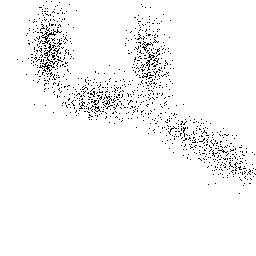
%> input picture week4/Clustering/4cov.PGM, 256 x 256 px; its folder holds 4 pictures in this run
$ octave assignment4.m   (GNU Octave 9; MATLAB toolbox functions it lacks are replaced by stand-ins)
%> lines starting %> are read from the running program, lines starting %| are printed output that depends on the picture; in (x1, y1, x2, y2) boxes, pixels count from 0 and x2, y2 are one past the last pixel; in counts of white or black regions, pixels touching at a corner belong together; the program's own positions count from 1
### week4/Clustering/MakeDataSet.m
function [ X ] = MakeDataSet( filename )
%> called with filename = '4cov.PGM'

    Img = imread(filename);
%> Img is the input picture: size 256x256 uint8; 96.8% white; black in thin lines or dots, all inside (x1, y1, x2, y2) = (17, 1, 256, 194)

    [R C] = find( Img == 0 );
%> R = 2098 values from 2 to 194; C = 2098 values from 18 to 256

    X = [ R C ];
%> X = 2098 rows, first 12: [60 18; 62 23; 36 27; 75 27; 34 28; 41 29; 44 29; 59 29; 21 30; 29 30; 31 30; 44 30]

end

### week5/Clustering/LoadDataSets.m
function [ DataSets ] = LoadDataSets()

    DataSets = {};

    D = dir('./Clustering/*.PGM');

    for i=1:length(D)

        X = MakeDataSet( D(i).name );
        DataSets{i} = X;

    end

end

### week4/assignment4.m
close all;
clear all;
clc;

datasets = LoadDataSets();

for i=1:length(datasets)
    dataset = datasets{i};
    R1 = dataset(:, 1);
    C1 = dataset(:, 2);
    datasetString = ['Dataset ' num2str(i)];
    try
        % Prep Figure
        ss = get(0,'screensize');
        fig = figure();
        set(fig, 'visible', 'off');
        fig.Position = [0, 0, ss(3), ss(4)];
        set(gca,'XColor', 'none','YColor','none')
        set(gca,'XTickLabel',[]);
        set(gca,'YTickLabel',[]);
        disableDefaultInteractivity(gca);

        % Datapoints
        s1 = subplot(2, 2, 1);
        s1.Position = [.05, .55, .4, .4];
        plot0 = plot(R1, C1, 'xk');
        title([datasetString ' Datapoints']);


        % Distances
        dist = pdist2(dataset, dataset);

        s2 = subplot(2, 2, 2);
        s2.Position = [.55, .55, .4, .4];
        set(s2,'xtick',[],'ytick',[])
        disableDefaultInteractivity(s2);

        heat0 = heatmap(dist);
        title([datasetString ' Dist Plot']);
        heat0.GridVisible = 'off';
        colormap('jet');
        heat0.XDisplayLabels = nan(size(heat0.XDisplayData));
        heat0.YDisplayLabels = nan(size(heat0.YDisplayData));

        % VAT
        [RV1,C,I,RI] = VAT(dist);
        RV1 = RV1 ./ max(max(RV1));

        s3 = subplot(2, 2, 3);
        s3.Position = [.05, .05, .4, .4];
        disableDefaultInteractivity(gca);
        heat1 = heatmap(RV1);
        title([datasetString ' VAT']);
        heat1.GridVisible = 'off';
        colormap('jet');
        heat1.XDisplayLabels = nan(size(heat1.XDisplayData));
        heat1.YDisplayLabels = nan(size(heat1.YDisplayData));


        % iVAT
        [RiV,RV2] = iVAT(RV1, true);
        RiV = RiV ./ max(max(RiV));

        s4 = subplot(2, 2, 4);
        s4.Position = [.55, .05, .4, .4];
        disableDefaultInteractivity(gca);
        heat2 = heatmap(RiV);
        title([datasetString ' iVAT']);
        heat2.GridVisible = 'off';
        colormap('jet');
        heat2.XDisplayLabels = nan(size(heat2.XDisplayData));
        heat2.YDisplayLabels = nan(size(heat2.YDisplayData));

        saveas(fig, ['dataset_' num2str(i) '_results.png']);
    catch exception
        i
        size(dataset)
        exception
    end
end
%> this loop made 4 passes
%> pass 1, `set(s2,'xtick',[],'ytick',[])`:
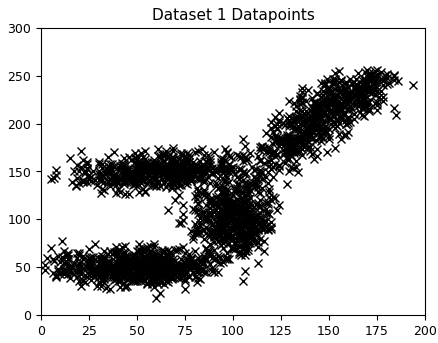
%> figure redrawn from the program's plot data
%> pass 2, `set(s2,'xtick',[],'ytick',[])`:
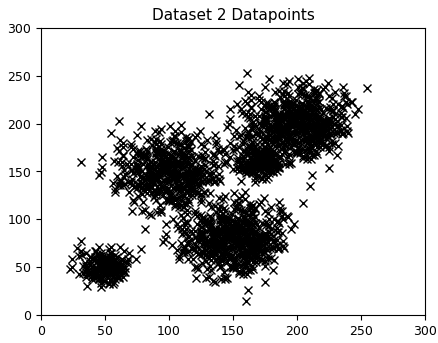
%> figure redrawn from the program's plot data
